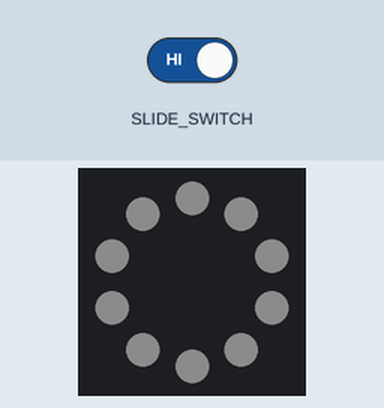
This program was run on a simulated Circuit Playground running CircuitPython. On the bench: the board's ring of 10 RGB LEDs (number 0 left of the top, counting anticlockwise). The test bench sets the inputs (shaded band). Dim RGB values are drawn brighter than linear.

Above: at 1.2 s.
1.3 s: slide switch moved to the right
At 2.3 s:
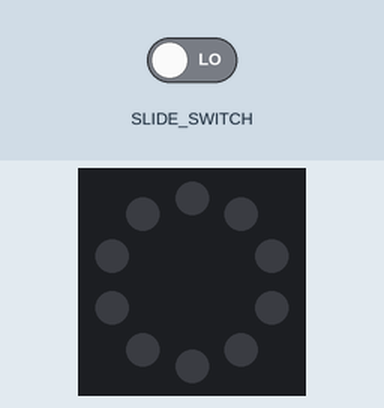
2.9 s: slide switch moved to the left
At 4.0 s:
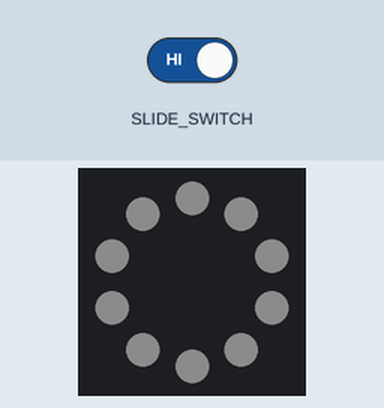
Timing chart, 0 to 5.9 s (numbered marks = the images above; inputs shaded):
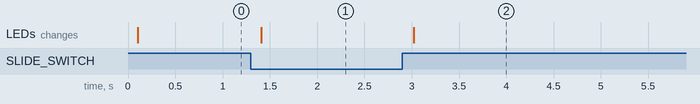

Measured:
- after the input at 1.3 s, the LEDs: change after 0.11 s (image 1)
- after the input at 2.9 s, the LEDs: change after 0.12 s (image 2)

The program:

Week03_Neopixels_OnBoardSwitch.py
```python
# import modules
import board
import neopixel
from digitalio import DigitalInOut, Direction, Pull
import time

# declare objects and variables
switch = DigitalInOut(board.SLIDE_SWITCH)
switch.direction = Direction.INPUT
switch.pull = Pull.UP
pixels = neopixel.NeoPixel(board.NEOPIXEL, 10, brightness=.05,
                           auto_write=False)

# color variables
WHITE = (255, 255, 255)
OFF = (0, 0, 0)
currentColor = OFF

# loop forever
while True:
    pixels.fill(currentColor)
    pixels.show()
    if switch.value:
        currentColor = WHITE
    else:
        currentColor = OFF
    time.sleep(0.1)
```
